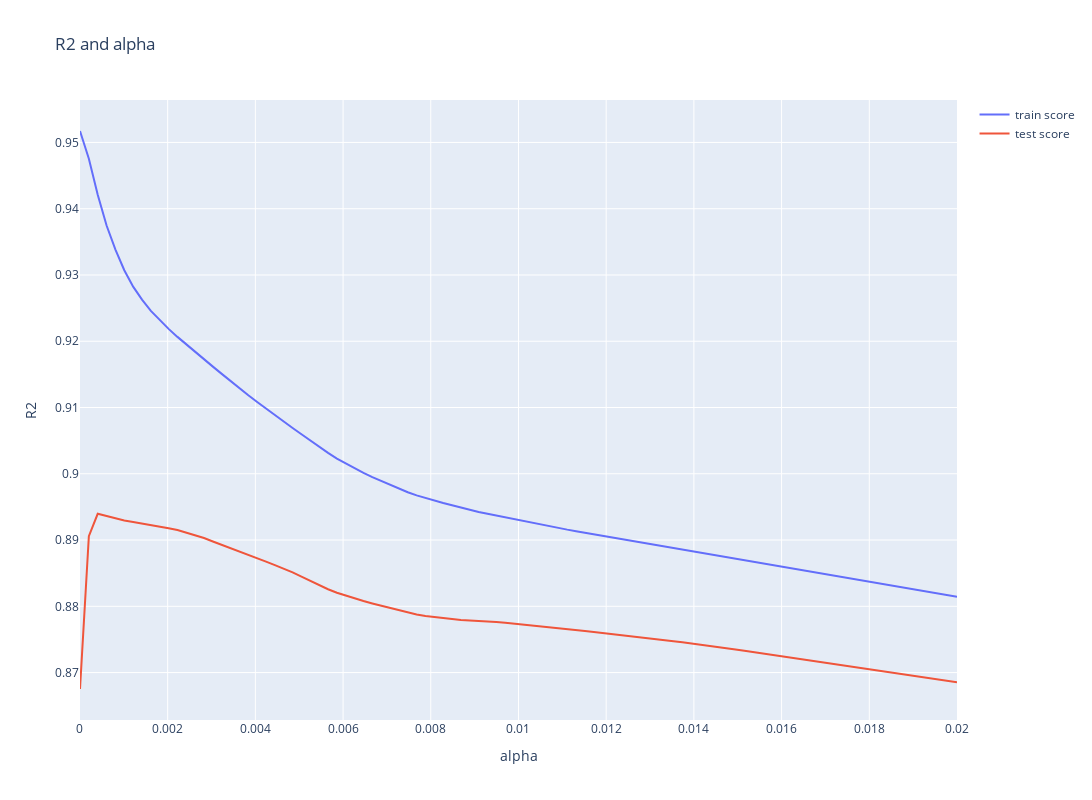

Notebook code cell kept with this figure:
### Code cell
# # plotting mean test and train scoes with alpha
# plt.figure(figsize=(15,8))
# cv_results['param_alpha'] = cv_results['param_alpha'].astype('float32')
# # plotting
# plt.plot(cv_results['param_alpha'], cv_results['mean_train_score'])
# plt.plot(cv_results['param_alpha'], cv_results['mean_test_score'])
# plt.xlabel('alpha')
# plt.ylabel('R2')


# plt.title("R2 and alpha")
# plt.legend(['train score', 'test score'], loc='upper left')
# plt.show()


import plotly.graph_objects as go
fig = go.Figure(layout=go.Layout(height=800, width=1200))
fig.add_trace(go.Scatter(x=cv_results['param_alpha'], y=cv_results['mean_train_score'],
                    mode='lines',
                    name='train score'))
fig.add_trace(go.Scatter(x=cv_results['param_alpha'], y=cv_results['mean_test_score'],
                    mode='lines',
                    name='test score'))
fig.update_layout(title='R2 and alpha',
                     xaxis_title='alpha',
                     yaxis_title='R2')  
fig.show()
